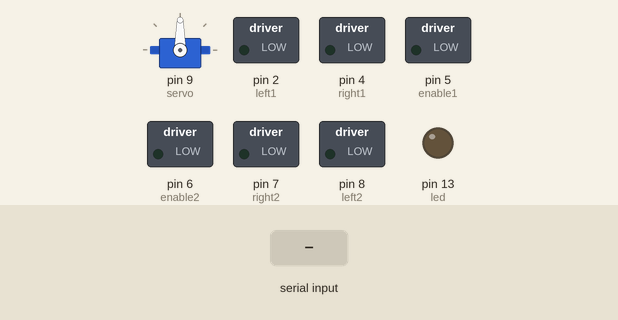
Recording of a sketch running on a simulated Arduino Uno, built with avr-gcc and run on an emulated ATmega328P. Parts: servo, switched loads named in the sketch (green lamp = pin HIGH), output pins drawn as LEDs (lit = HIGH). Inputs (shaded band) come from the test bench.

Above: at 1.2 s.
1.3 s: "a" received over Serial
At 1.6 s:
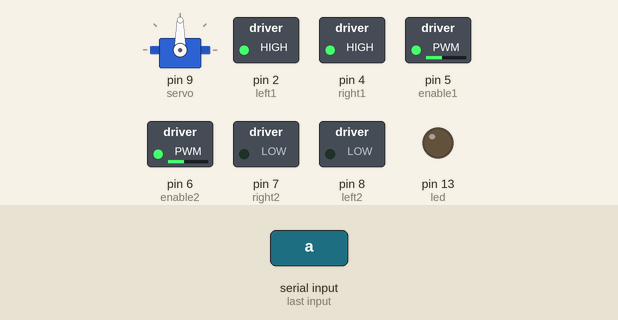
2.8 s: "b" received over Serial
At 3.9 s:
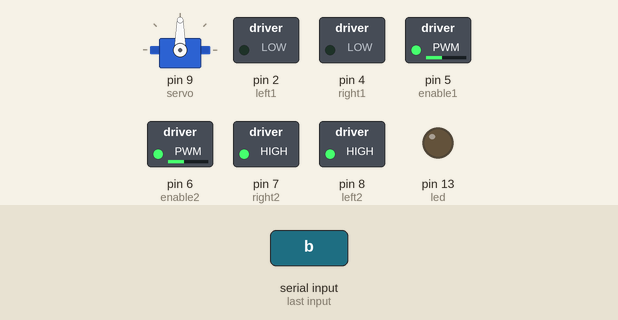
4.3 s: "l" received over Serial
At 5.0 s:
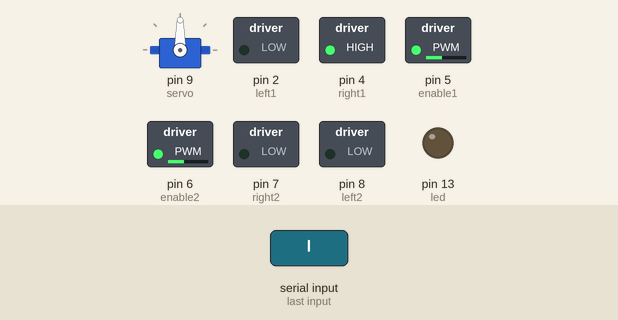
5.8 s: "r" received over Serial
At 6.2 s:
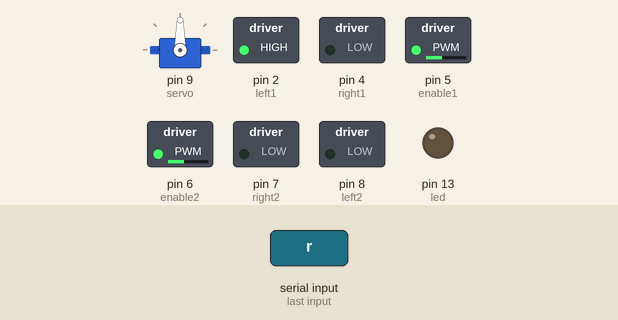
7.3 s: "L" received over Serial
At 8.5 s:
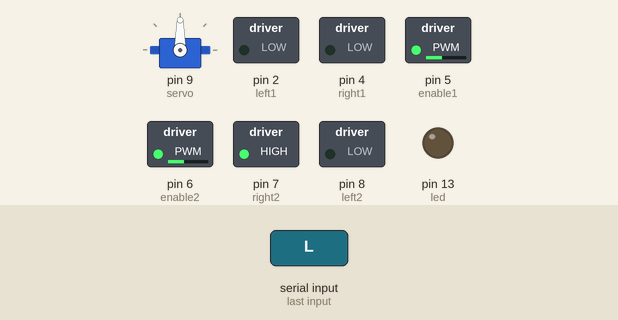
8.8 s: "R" received over Serial
At 9.7 s:
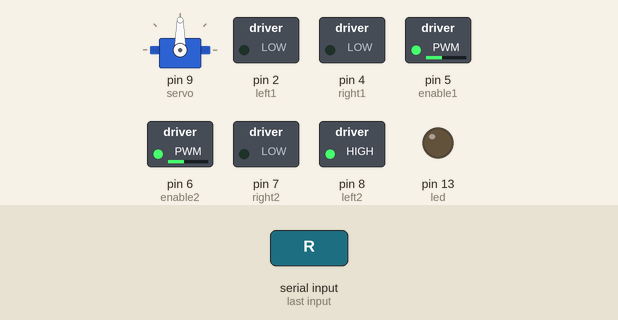
Timing chart, 0 to 11.3 s (numbered marks = the images above; inputs shaded):
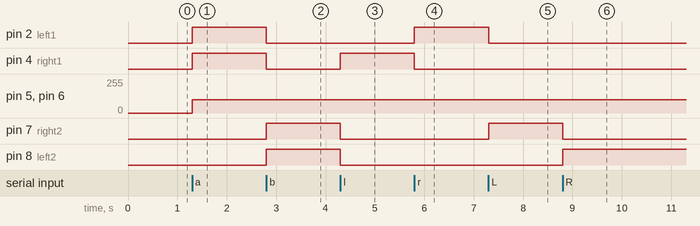

The sketch:

carrito_idscea.ino
```cpp
#include <Servo.h>
Servo servo;
int left1=2; //motor1 ahead
int left2=8; //motor1 back
int right1=4;//motor2 ahead
int right2=7;//motor2 back
int value; //data sent from Android device
int enable1=5; //pwm motor1
int enable2=6;//pwm motor2
int Speed=100;//variable which keeps the motor speed
int led=13;
void setup() {
  pinMode(led,OUTPUT);
  digitalWrite(led,LOW);
  pinMode(left1,OUTPUT);
  pinMode(left2,OUTPUT);
  pinMode(right1,OUTPUT);
  pinMode(right2,OUTPUT);
  pinMode(enable1,OUTPUT);
  pinMode(enable2,OUTPUT);
  Serial.begin(9600);
  servo.attach(9); //servo starts on pin 9
}
void loop() {
  if(Serial.available()>0){
  value = Serial.read();
  //servo.write(170); //initializing servo on position 3º instead of 0
  switch(value)
  {
    case 'a':
    digitalWrite(left1,HIGH);
    digitalWrite(right1,HIGH);
    digitalWrite(left2,LOW);
    digitalWrite(right2,LOW); //car moves ahead
    analogWrite(enable1,Speed);
    analogWrite(enable2,Speed);
    break;
    case 'b':
    digitalWrite(left2,HIGH);
    digitalWrite(right2,HIGH);
    digitalWrite(left1,LOW);
    digitalWrite(right1,LOW); //car moves back
    analogWrite(enable1,Speed);
    analogWrite(enable2,Speed);
    break;
    case 'l':
    digitalWrite(right1,HIGH);
    digitalWrite(left1,LOW);
    digitalWrite(left2,LOW);
    digitalWrite(right2,LOW);//moves on left
    analogWrite(enable2,Speed);
    break;
    case 'r':
    digitalWrite(left1,HIGH);
    digitalWrite(right1,LOW);
    digitalWrite(left2,LOW);
    digitalWrite(right2,LOW);//moves on right
    analogWrite(enable1,Speed);
    break;
    case 'L':
    digitalWrite(right1,LOW);
    digitalWrite(left1,LOW);
    digitalWrite(left2,LOW);//back left
    digitalWrite(right2,HIGH);
    analogWrite(enable2,Speed);
    break;
    case 'R':
    digitalWrite(left1,LOW);
    digitalWrite(right1,LOW);
    digitalWrite(left2,HIGH);//back right
    digitalWrite(right2,LOW);
    analogWrite(enable1,Speed);
    break;
    case 's':
    digitalWrite(left1,LOW);
    digitalWrite(right1,LOW);
    digitalWrite(left2,LOW); //stop car
    digitalWrite(right2,LOW);
    //servo.write(170);
    break;
    case 'u':
    servo.write(90); //servo goes up 90º
    break;
    case 'd':
    servo.write(170); //servo goes down 180º
    break;
    /*default:
    digitalWrite(left1,LOW);
    digitalWrite(right1,LOW);
    digitalWrite(left2,LOW); //stop car
    digitalWrite(right2,LOW);
    //servo.write(170);
    break;*/
     }
    }
  }
```

Measured:
- after the input at 1.3 s, pin 2 (left1), pin 4 (right1): LOW → HIGH at once; pin 5 (enable1), pin 6 (enable2): 0/255 → 100/255 at once
- after the input at 2.8 s, pin 2 (left1), pin 4 (right1): HIGH → LOW at once; pin 7 (right2), pin 8 (left2): LOW → HIGH at once
- after the input at 4.3 s, pin 4 (right1): LOW → HIGH at once; pin 7 (right2), pin 8 (left2): HIGH → LOW at once
- after the input at 5.8 s, pin 2 (left1): LOW → HIGH at once; pin 4 (right1): HIGH → LOW at once
- after the input at 7.3 s, pin 2 (left1): HIGH → LOW at once; pin 7 (right2): LOW → HIGH at once
- after the input at 8.8 s, pin 7 (right2): HIGH → LOW at once; pin 8 (left2): LOW → HIGH at once
